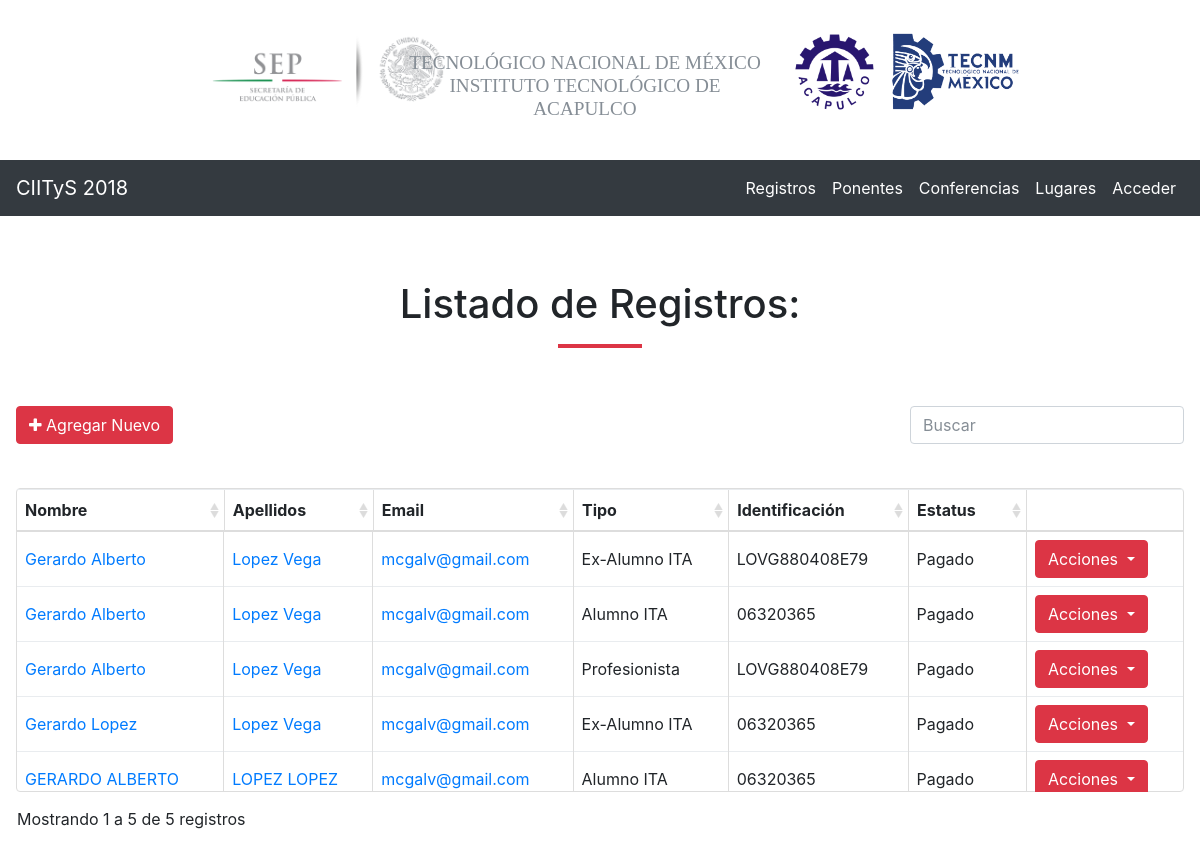
/registros/, run on the app's committed database.
### registro/models.py (models this page shows, shortened)
class Registro(models.Model):
	TIPO_REGISTRO = [
		('alumno', 'Alumno del ITA'),
		('exalumno', 'Exalumno del ITA'),
		('alumno2', 'Alumno de otra institución'),
		('profesional', 'Profesionista')
	]
	ESTADOS = [
		("AGU","Aguascalientes"),
		("BCN","Baja California"),
		("BCS","Baja California Sur"),
		("CAM","Campeche"),
		("CHH","Chihuahua"),
		("CHP","Chiapas"),
		("COA","Coahuila"),
		("COL","Colima"),
		("DIF","Ciudad de México"),
		("DUR","Durango"),
		("GRO","Guerrero"),
		("GUA","Guanajuato"),
		("HID","Hidalgo"),
		("JAL","Jalisco"),
		("MEX","México"),
		("MIC","Michoacán"),
		("MOR","Morelos"),
		("NAY","Nayarit"),
		("NLE","Nuevo León"),
		("OAX","Oaxaca"),
		("PUE","Puebla"),
		("QUE","Querétaro"),
		("ROO","Quintana Roo"),
		("SIN","Sinaloa"),
		("SLP","San Luis Potosí"),
		("SON","Sonora"),
		("TAB","Tabasco"),
		("TAM","Tamaulipas"),
		("TLA","Tlaxcala"),
		("VER","Veracruz"),
		("YUC","Yucatán"),
		("ZAC","Zacatecas"),
	]
	CARRERAS = [
		("sistemas", "Ingeniería en Sistemas Computacionales"),
		("bioquimica", "Ingeniería Bioquímica"),
		("electromecanica", "Ingeniería Electromecánica"),
		("arquitectura", "Arquitectura"),
		("administracion", "Licenciatura en Administración"),
		("contabilidad", "Contador Público"),
		("gestion", "Ingenieria en Gestión Empresarial"),
	]
	SEMESTRES = [
		("1", "1 Primero"),
		("2", "2 Segundo"),
		("3", "3 Tercero"),
		("4", "4 Cuarto"),
		("5", "5 Quinto"),
		("6", "6 Sexto"),
		("7", "7 Septimo"),
		("8", "8 Octavo"),
		("9", "9 Noveno"),
		("10", "10 Decimo")
	]
	STATES = [
		("draft", "Pendiente"),
		("done", "Confirmado")
	]
	nombre = models.CharField(max_length=255)
	apellidop = models.CharField(max_length=255)
	apellidom = models.CharField(max_length=255)
	nocontrol = models.CharField(max_length=255)
	rfc = models.CharField(max_length=255)
	carrera = models.CharField(max_length=255, choices=CARRERAS)
	semestre = models.CharField(max_length=255, choices=SEMESTRES)
	email = models.EmailField(max_length=255)
	telefono = models.CharField(max_length=20)
	municipio = models.CharField(max_length=255)
	estado = models.CharField(max_length=255, choices=ESTADOS)
	tipo_registro = models.CharField(max_length=255, choices=TIPO_REGISTRO)
	state = models.CharField(max_length=255, choices=STATES)

### registro/views.py (the view)
# urls.py: path('registros/', views.registros, name="registros"),
def registros(request):
	registros = Registro.objects.all()
	context = {
		"data" : registros
	}
	return render(request, "registro/registros.html", context)

### registro/templates/registro/registros.html (shortened to what this page needs)
{% extends 'baseadmin.html' %}
{% block content %}
<section >
<div class="row">
	<div class="col text-center">
		<h1>Listado de Registros:</h1>
		<hr class="divider red">
	</div>
</div>
<div id="toolbar" class="row">
	<div class="col">
		<a href="{% url 'registros_nuevo' %}" class="btn btn-danger">
		<i class="fa fa-plus"></i>
		Agregar Nuevo</a>
		<br><br>
	</div>
</div>
<div class="row">
	<div class="col-12">
		<table class="table"
				data-search="true"
				data-click-to-select="true"
				data-show-columns="false"
				data-pagination="true"
				data-height="450"
				data-show-export="false"
				data-toolbar="#toolbar">
			<thead>
				<tr>
					<th data-field="nombre" data-sortable="true">Nombre</th>
					<th data-field="apellidop" data-sortable="true">Apellidos</th>
					<th data-field="email" data-sortable="true">Email</th>
					<th data-field="tipo" data-sortable="true">Tipo</th>
					<th data-field="identificacion" data-sortable="true">Identificación</th>
					<th data-field="state" data-sortable="true" data-formatter="stateFormatter">Estatus</th>
				</tr>
			</thead>
			<tbody>
				{% for row in data %}
				<tr>
					<td>
						<a href='{% url "registros_editar" row.id %}'>
							{{ row.nombre }}
						</a>
					</td>
					<td>
						<a href=''>{{ row.apellidop }} {{ row.apellidom }} </a>
					</td>
					<td>
						<a href=''>{{ row.email }} </a>
					</td>
					<td>
						{% if row.tipo_registro == 'profesional' %}
						Profesionista
						{% elif row.tipo_registro == 'alumno' %}
						Alumno ITA
						{% elif row.tipo_registro == 'exalumno' %}
						Ex-Alumno ITA
						{% else %}
						Alumno Externo
						{% endif %}
					</td>
					<td>
						{% if row.tipo_registro == 'profesional' %}
						{{ row.rfc }}
						{% elif row.tipo_registro == 'alumno' %}
						{{ row.nocontrol }}
						{% else %}
							{% if row.rfc %}
								{{ row.rfc }}
							{% elif row.nocontrol %}
								{{ row.nocontrol }}
							{% endif %}
						{% endif %}
					</td>
					<td>
					</td>
					<td align="right">
						<div class="dropdown">
						  <button class="btn btn-danger dropdown-toggle" type="button" id="dropdownMenuButton" data-toggle="dropdown" aria-haspopup="true" aria-expanded="false">
						    Acciones
						  </button>
						</div>
					</td>
				</tr>
				{% endfor %}
			</tbody>
		</table>
	</div>
</div>
</section>
{% endblock %}

### templates/baseadmin.html (style rules this page uses)
section { margin-right: -15px; margin-left: -15px; padding: 4em 1em; }
hr.divider { border: 2px solid #17a2b8; margin-bottom: 3em; width: 80px; }
hr.divider.red { border: 2px solid #dc3545; }

### data on the page
Registro: nombre "Gerardo Alberto", apellidop "Lopez", apellidom "Vega", email "mcgalv@gmail.com", tipo_registro "Ex-Alumno ITA", rfc "LOVG880408E79"
Registro: nombre "Gerardo Alberto", apellidop "Lopez", apellidom "Vega", email "mcgalv@gmail.com", tipo_registro "Alumno ITA", nocontrol "06320365"
Registro: nombre "Gerardo Alberto", apellidop "Lopez", apellidom "Vega", email "mcgalv@gmail.com", tipo_registro "Profesionista", rfc "LOVG880408E79"
Registro: nombre "Gerardo Lopez", apellidop "Lopez", apellidom "Vega", email "mcgalv@gmail.com", tipo_registro "Ex-Alumno ITA", nocontrol "06320365"
Registro: nombre "GERARDO ALBERTO", apellidop "LOPEZ", apellidom "LOPEZ", email "mcgalv@gmail.com", tipo_registro "Alumno ITA", nocontrol "06320365"
